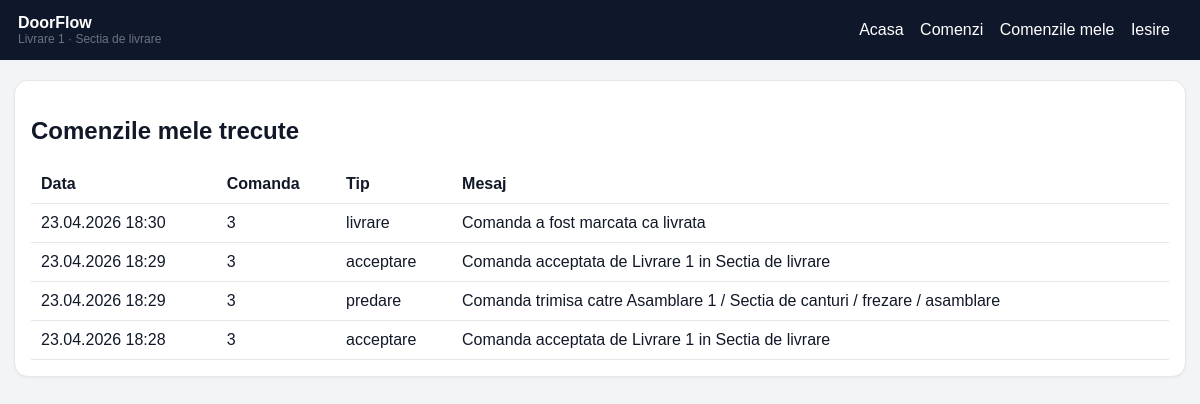
/my-history (signed in), run on the app's committed database.
### app.py (models this page shows, shortened)
class User(UserMixin, db.Model):
    id = db.Column(db.Integer, primary_key=True)
    full_name = db.Column(db.String(120), nullable=False)
    username = db.Column(db.String(80), unique=True, nullable=False)
    password_hash = db.Column(db.String(255), nullable=False)
    role = db.Column(db.String(20), nullable=False, default=ROLE_EMPLOYEE)
    section_id = db.Column(db.Integer, db.ForeignKey("section.id"), nullable=True)
    active = db.Column(db.Boolean, nullable=False, default=True)
    @property
    def is_admin(self):
        return self.role == ROLE_ADMIN

class Section(db.Model):
    id = db.Column(db.Integer, primary_key=True)
    name = db.Column(db.String(120), unique=True, nullable=False)
    flow_order = db.Column(db.Integer, nullable=False)
    deadline_days = db.Column(db.Integer, nullable=False, default=2)
    active = db.Column(db.Boolean, nullable=False, default=True)
    employees = db.relationship("User", backref="section", lazy=True)

class HistoryEvent(db.Model):
    id = db.Column(db.Integer, primary_key=True)
    order_id = db.Column(db.Integer, db.ForeignKey("order.id"), nullable=False)
    event_type = db.Column(db.String(50), nullable=False)
    message = db.Column(db.Text, nullable=False)
    section_id = db.Column(db.Integer, db.ForeignKey("section.id"), nullable=True)
    employee_id = db.Column(db.Integer, db.ForeignKey("user.id"), nullable=True)
    created_at = db.Column(db.DateTime, nullable=False, default=datetime.utcnow)
    order = db.relationship("Order", backref=db.backref("history_events", lazy=True, order_by="HistoryEvent.created_at.desc()"))
    section = db.relationship("Section")
    employee = db.relationship("User")

class Order(db.Model):
    id = db.Column(db.Integer, primary_key=True)
    order_number = db.Column(db.String(50), unique=True, nullable=False)
    client_name = db.Column(db.String(150), nullable=False)
    product_name = db.Column(db.String(150), nullable=False)
    dimensions = db.Column(db.String(120), nullable=True)
    finish = db.Column(db.String(120), nullable=True)
    quantity = db.Column(db.Integer, nullable=False, default=1)
    due_date = db.Column(db.Date, nullable=True)
    notes = db.Column(db.Text, nullable=True)
    status = db.Column(db.String(50), nullable=False, default=ORDER_NEW)
    current_section_id = db.Column(db.Integer, db.ForeignKey("section.id"), nullable=True)
    current_employee_id = db.Column(db.Integer, db.ForeignKey("user.id"), nullable=True)
    created_by_id = db.Column(db.Integer, db.ForeignKey("user.id"), nullable=True)
    created_at = db.Column(db.DateTime, nullable=False, default=datetime.utcnow)
    updated_at = db.Column(db.DateTime, nullable=False, default=datetime.utcnow, onupdate=datetime.utcnow)
    current_section = db.relationship("Section", foreign_keys=[current_section_id])
    current_employee = db.relationship("User", foreign_keys=[current_employee_id])
    created_by = db.relationship("User", foreign_keys=[created_by_id])

### app.py (the view)
@app.route("/my-history")
@login_required
def my_history():
    if current_user.role != ROLE_EMPLOYEE:
        return redirect(url_for("admin_history"))
    events = HistoryEvent.query.filter_by(employee_id=current_user.id).order_by(HistoryEvent.created_at.desc()).all()
    return render_template("history.html", events=events, employee_view=True)

### app.py (called while the page is built)
@login_manager.user_loader
def load_user(user_id):
    return db.session.get(User, int(user_id))

@app.context_processor
def inject_globals():
    return {
        "status_label": status_label,
        "transfer_status_label": transfer_status_label,
        "role_label": role_label,
        "ROLE_ADMIN": ROLE_ADMIN,
        "ROLE_EMPLOYEE": ROLE_EMPLOYEE,
        "ROLE_MANAGER": ROLE_MANAGER,
    }

### templates/history.html (shortened to what this page needs)
{% extends 'base.html' %}
{% block content %}
<div class="card table-wrap">
  <h2>{% if employee_view %}Comenzile mele trecute{% else %}Istoric activitati{% endif %}</h2>
  <table>
    <thead>
      <tr><th>Data</th><th>Comanda</th><th>Tip</th><th>Mesaj</th></tr>
    </thead>
    <tbody>
      {% for event in events %}
      <tr>
        <td>{{ event.created_at.strftime('%d.%m.%Y %H:%M') }}</td>
        <td>{{ event.order.order_number }}</td>
        <td>{{ event.event_type }}</td>
        <td>{{ event.message }}</td>
      </tr>
      {% endfor %}
    </tbody>
  </table>
</div>
{% endblock %}

### templates/base.html (shortened to what this page needs)
<!doctype html>
<html lang="ro">
<head>
  <link rel="stylesheet" href="{{ url_for('static', filename='style.css') }}">
</head>
<body>
  {% if current_user.is_authenticated %}
  <div class="header">
    <div>
      <strong>DoorFlow</strong>
      <div class="small">{{ current_user.full_name }}{% if current_user.section %} · {{ current_user.section.name }}{% endif %}</div>
    </div>
    <nav>
      <a href="{{ url_for('index') }}">Acasa</a>
      <a href="{{ url_for('orders') }}">Comenzi</a>
      {% if current_user.role == ROLE_EMPLOYEE %}
        <a href="{{ url_for('my_history') }}">Comenzile mele</a>
      {% endif %}
      <a href="{{ url_for('logout') }}">Iesire</a>
    </nav>
  </div>
  {% endif %}
  <div class="container">
    {% block content %}{% endblock %}
  </div>
</body>
</html>

### static/style.css (style rules this page uses)
:root { --bg: #0f172a; --panel: #ffffff; --line: #e5e7eb; --text: #111827; --muted: #6b7280; --primary: #0f766e; --danger: #b91c1c; --warning: #b45309; --ok: #166534; }
* { box-sizing: border-box; }
body { margin: 0; font-family: Arial, Helvetica, sans-serif; background: #f3f4f6; color: var(--text); }
.header { background: var(--bg); color: #fff; padding: 14px 18px; display: flex; justify-content: space-between; align-items: center; gap: 12px; flex-wrap: wrap; }
.header a { color: #fff; text-decoration: none; margin-right: 12px; }
.container { max-width: 1200px; margin: 20px auto; padding: 0 14px; }
.card { background: var(--panel); border: 1px solid var(--line); border-radius: 14px; padding: 16px; box-shadow: 0 1px 3px rgba(0,0,0,.05); }
.table-wrap { overflow-x: auto; }
table { width: 100%; border-collapse: collapse; background: #fff; }
th, td { text-align: left; padding: 10px; border-bottom: 1px solid var(--line); vertical-align: top; }
.small { font-size: 12px; color: var(--muted); }

### data on the page
User: full_name "Livrare 1"
Section: section.name "Sectia de livrare"
HistoryEvent: created_at "23.04.2026 18:30", order.order_number "3", event_type "livrare", message "Comanda a fost marcata ca livrata"
HistoryEvent: created_at "23.04.2026 18:29", order.order_number "3", event_type "acceptare", message "Comanda acceptata de Livrare 1 in Sectia de livrare"
HistoryEvent: created_at "23.04.2026 18:29", order.order_number "3", event_type "predare", message "Comanda trimisa catre Asamblare 1 / Sectia de canturi / frezare / asamblare"
HistoryEvent: created_at "23.04.2026 18:28", order.order_number "3", event_type "acceptare", message "Comanda acceptata de Livrare 1 in Sectia de livrare"
